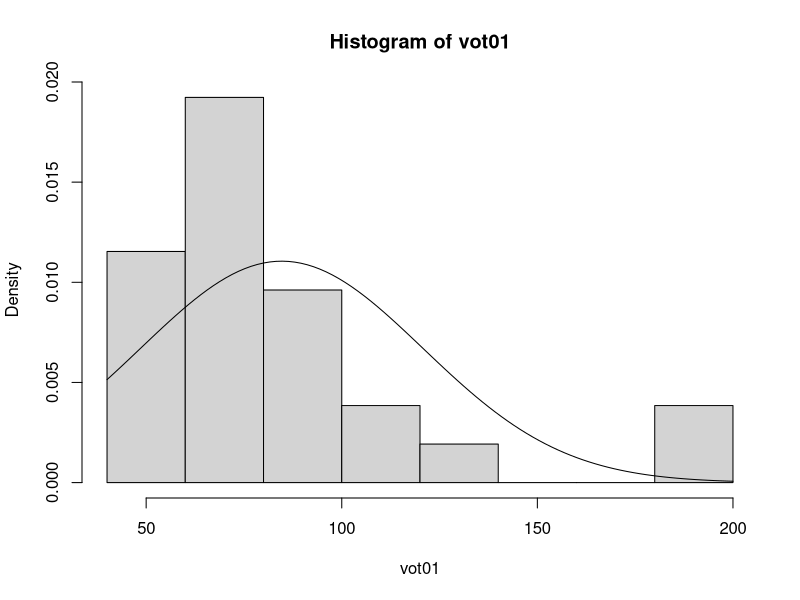
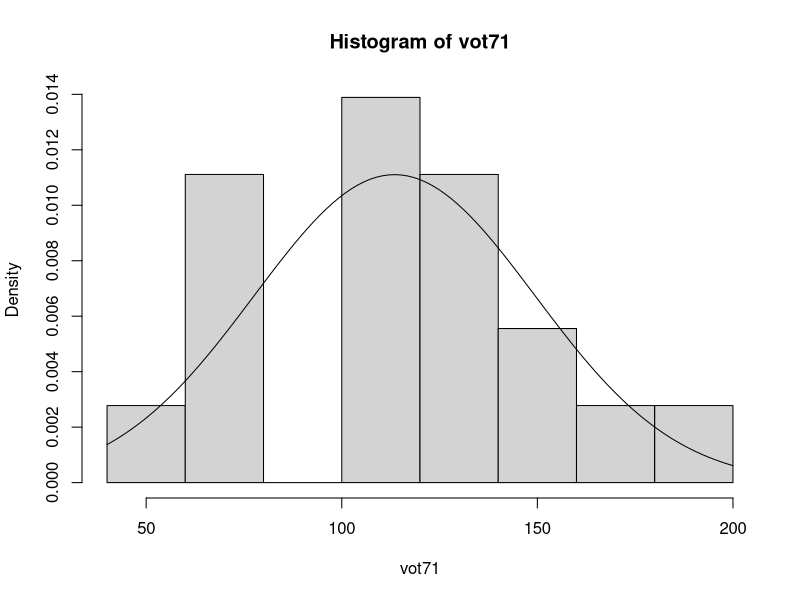
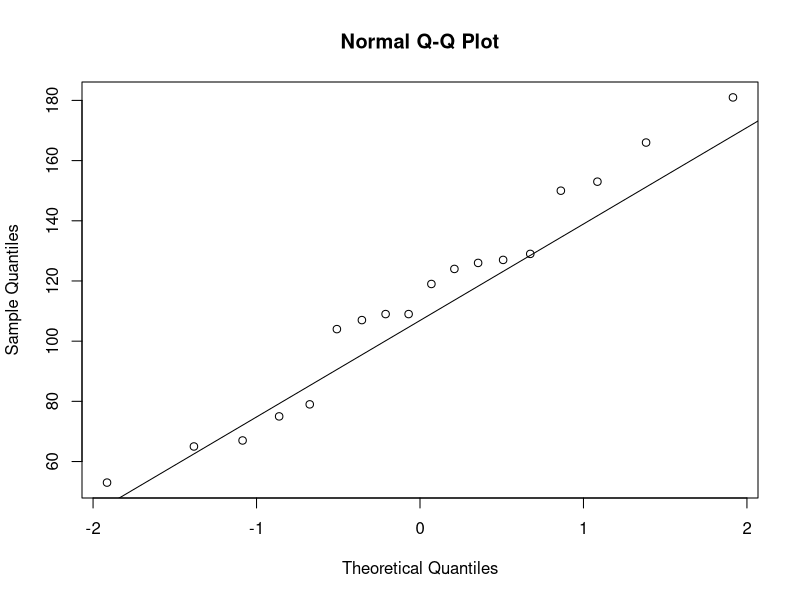
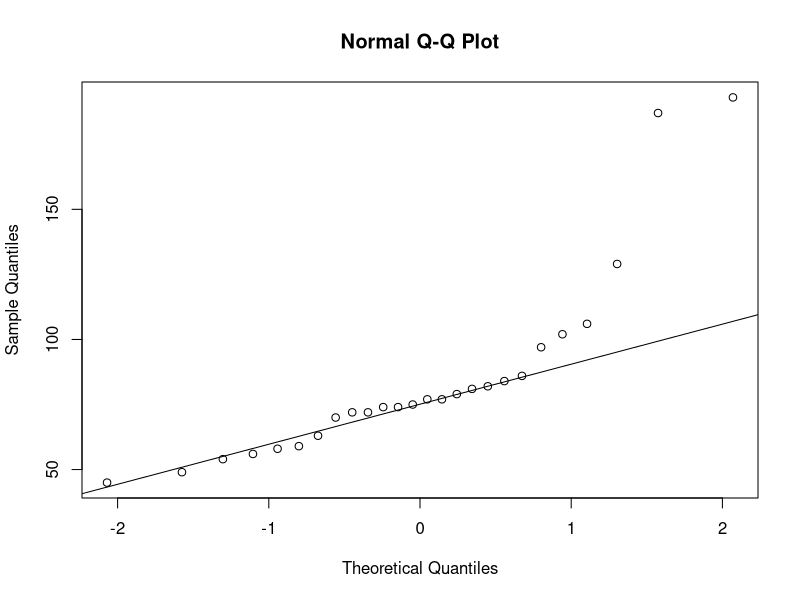
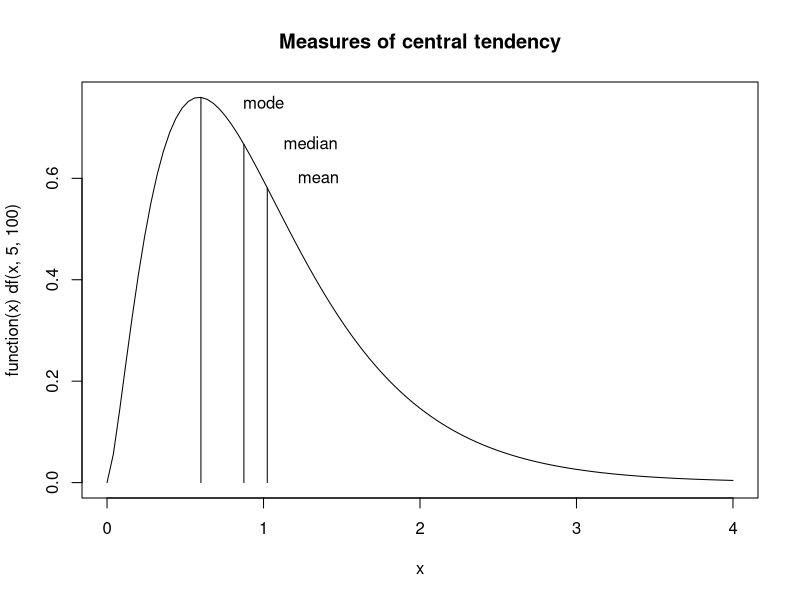

The R script that drew these images, in order: (Note: this script raises an error after producing the figures.)
#################################
# Basic stats from Johnson 2008 #
#################################

# set working directory
setwd()

# an example from Johnson 2008 - Cherokee VOT data
vot01 <- c(84, 82, 72, 193, 129, 77, 72, 81, 45, 74, 102, 77, 187, 79, 86, 59, 74, 63, 75, 70, 106, 54, 49, 56, 58, 97)
vot71 = c(67, 127, 79, 150, 53, 65, 75, 109, 109, 126, 129, 119, 104, 153, 124, 107, 181, 166)


# get mean and standard deviation
mean(vot01)
sd(vot01)
mean(vot71)
sd(vot71)
summary(vot01)
summary(vot71)


# plot histograms and show actual and theoretical frequency distributions
hist(vot01,freq=FALSE)
plot(function(x)dnorm(x,mean=84.654,sd=36.088), 40, 200, add=TRUE)

hist(vot71,freq=FALSE)
plot(function(x)dnorm(x,mean=113.5,sd=35.928), 40, 200, add=TRUE)

# remove the outliers (although typically you shouldn't in a study)
mean(vot01[vot01<180])
sd(vot01[vot01<180])


# make q-q plots to determine if data sets are normally distributed
vot71.qq = qqnorm(vot71)$x
qqline(vot71)

vot01.qq = qqnorm(vot01)$x
qqline(vot01)

# compute the correlation (the "r" number)
cor(vot71,vot71.qq)
cor(vot01,vot01.qq)

# skewed distribution - plot it with mode, median and mean
plot(function(x)df(x,5,100),0,4,main="Measures of central tendency")
lines(x=c(0.6,0.6), y=c(0,df(0.6,5,100)))
skew.data <- rf(10000,5,100)
lines(
x=c(mean(skew.data), mean(skew.data)),
y=c(0,df(mean(skew.data), 5, 100))
)
lines(
x=c(median(skew.data), median(skew.data)),
y=c(0,df(median(skew.data), 5, 100))
)
text(1,0.75,labels="mode")
text(1.3,0.67,labels="median")
text(1.35,0.6,labels="mean")

sum((mean(skew.data)-skew.data)^2)
sum((median(skew.data)-skew.data)^2)

# measures of dispersion
range(vot01)
range(vot71)

# Histogram and Q-Q plot of some sample rating data
par(mfrow=c(1,2))
hist(data, freq=F)
plot(function(x)dnorm(x,mean=mean(data),sd=sd(data)),1,4,add=T)
qqnorm(data)
qqline(data)

# calculate the probability of a rating value less than 1.5
pnorm(1.5,mean=mean(data),sd=sd(data))
pnorm(3.5,mean=mean(data),sd=sd(data), lower.tail=F)


# Johnson 2008:56 -- t-test
# estimate how many observations you need to make in order to detect differences btwn means of any specified magnitude alpha and beta error probabilities controleld

power.t.test(power=0.8,sig.level=0.05,delta=5,sd=36.1,type="one.sample", alternative="one.sided")

# Johnson 2008:60 - correaltion
f1data = read.delim("F1_data.txt", sep="\t")
f1data$female
f1data$male

# table() creates a frequency list of the elements of a vector or factor creates a frequency list of the elements of a vector or factor
table(f1data)
summary(f1data)

attach(f1data)
plot(female,male)
lines(x=c(mean(female), mean(female)),y=c(200,900),lty=2)
lines(x=c(200,1100),y=c(mean(male), mean(male)), lty=2)
cov(female,male)
cor(female,male)

# calculate the slope of the regression line
cor(male,female)
sd(male)
sd(female)
B = cor(male,female)*(sd(male)/sd(female))
A = mean(male) - B*mean(female)

# lm() - calculates a linear model in which we try to predict one variable from another variable
# male as a function of female
# residuals (yi-y^i)
summary(lm(male~female))

reg <- lm(male~female)
abline(reg, col="red")


# predict the male F1 value from the female F1
# male F1 = 0.736 * female F1 + 47.6
# contingency.table <- table(male, female)



# Johnson 2008:72 - preparing the Cherokee data
vot = read.delim("cherokeeVOT.txt", sep="\t")
vot
attach(vot)
# summary shows problem because "year" is intended to be a nominal variable - R read it as continuous
summary(vot)
# needs to be treated as a factor 
vot$year <- factor(vot$year)
summary(vot)
vot$fyear < factor(vot$year)

# vot must be attached for this shortcut
mean(VOT[year=="1971"])
sd(VOT[year=="2001"])
mean(VOT[year=="1971"])
sd(VOT[year=="2001"])

# boxplot - good way to see central tendency
boxplot(VOT~year,data=vot,col="lightgrey", ylab="Voice Onset Time (ms)")


# t-tests

# Johnson 2008:77 - t-test contrasting Cherokee VOT in 1971 and 2001 with equal variance
# all VOT for the variable "year" is equal to a specified year: VOT[year=="1971"] VOT[year=="2001"]
# specify that the variance is equal: var.equal=T
# expect that the VOT to be greater in 1971 than 2001 - the hypothesis that there is an impact of English on Cherokee: alternative="greater"
t.test(VOT[year=="1971"], VOT[year=="2001"], var.equal=T, alternative="greater")

# Johnson 2008:78 - t-test contrasting Cherokee VOT in 1971 and 2001 with unequal variance
# In formula notation, the "dependent variable" or the "criterion variable" appears on the left ofthe tilde(~) and the "independent variables" or the "predictive factors" appear on the right side of the tilde.
# Because year only has two levels in this data set (1971 and 2001) we can use this notation to describe the desired t-test.
# The conclusion is the same
t.test(VOT ~ year, alternative="greater")

# Johnson 2008:82 - t-test contrasting Cherokee VOT in 1971 and 2001 with unequal variance
t.test(female, male, alternative="greater", var.equal=T)
t.test(female, male, paired=T, alternative="greater")



# Cherokee VOT data
vot01 <- c(84, 82, 72, 193, 129, 77, 72, 81, 45, 74, 102, 77, 187, 79, 86, 59, 74, 63, 75, 70, 106, 54, 49, 56, 58, 97)
vot71 = c(67, 127, 79, 150, 53, 65, 75, 109, 109, 126, 129, 119, 104, 153, 124, 107, 181, 166)

# mean and standard deviation of 2001 data
mean(vot01)
sd(vot01)

# null hypothesis: H0: mu=100 - "no difference" between mean of 2001 and mean value 100
# probability density function of t with 25 degrees of freedom shows that only 2% of all t-values in the distribution are less than -2.16 - probability value says that if we assume that mu=100, it is pretty unlikely (2 times in 10) that we would draw a sample that has an mean of 84.7. the more likley conclusion that we should draw is that the population mean is less than 100

t.test(vot01, mu=100, alternative="less")












